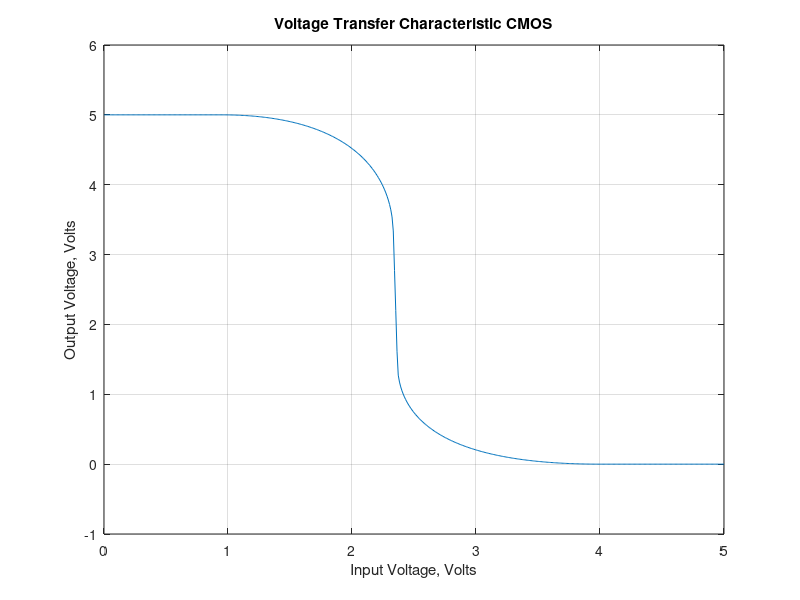

Reproduce this figure in MATLAB. (Note: this script raises an error after producing the figure.)
%% Number 2
%   Author: Derek Haas
%   Date: 10-23-18
%

close all;

%% Plot Voltage Transfer Characteristic of CMOS

data = csvread('CMOS_VTC_stage1.CSV');
Vin = data(:, 1);
Vout = data(:, 3);

figure(1);

plot(Vin, Vout);
title('Voltage Transfer Characteristic CMOS');
xlabel('Input Voltage, Volts')
ylabel('Output Voltage, Volts');
grid on;
ylim([-1 6])

%% Plot Output of Stage 1 and Stage 2

data = csvread('CMOS_transient_stage1.CSV');
time = data(:, 1);
stage1 = data(:, 2);

figure(2);

plot(time * 1e3, stage1);
title('Transient Simulation: Stage 1 and Stage 2');
xlabel('Time, ms')
ylabel('Output Voltage, Volts');
grid on;
ylim([-1 6])
hold on;

data = csvread('CMOS_transient_stage2.CSV');
time = data(:, 1);
stage2 = data(:, 2);

plot(time * 1e3, stage2);

xlim([999.965e-3 1000.1e-3])

legend('Stage 1', 'Stage 2')
